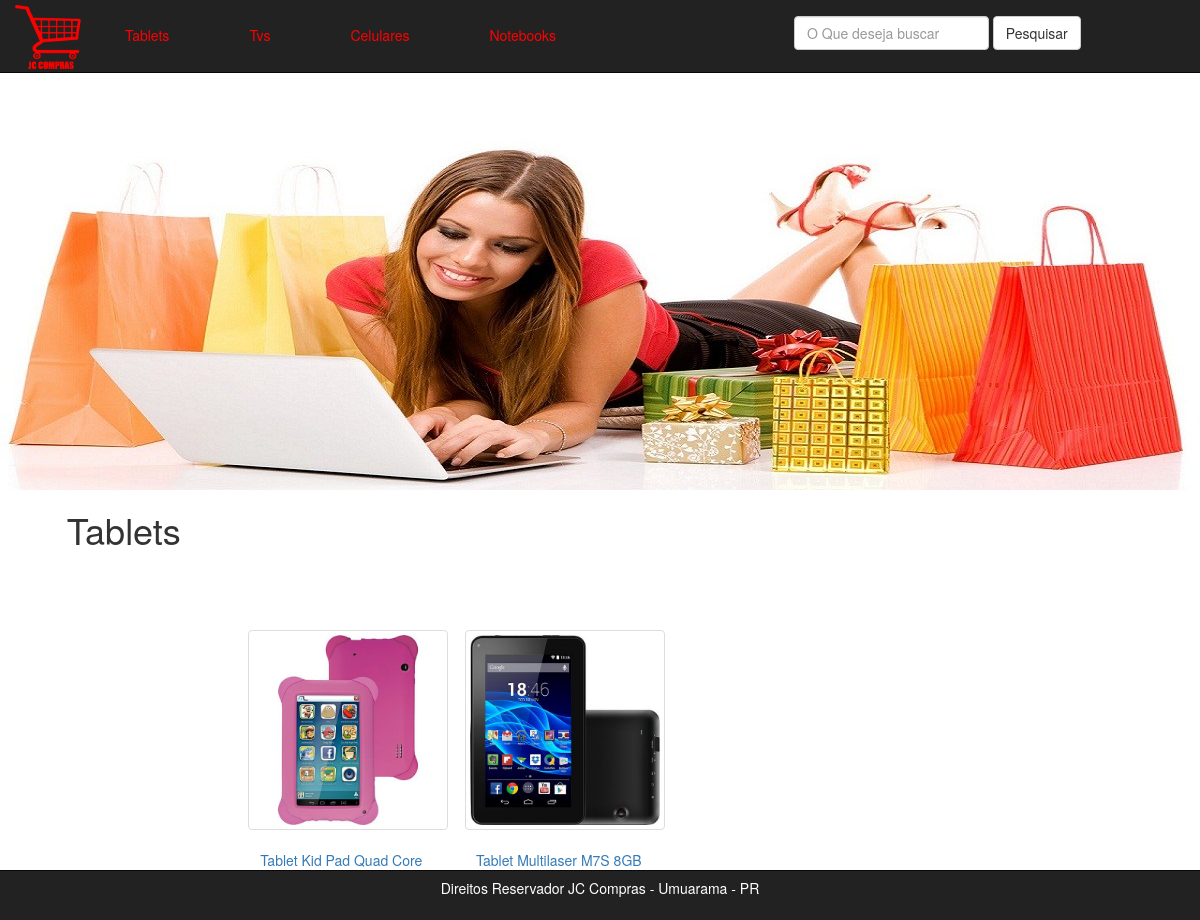
Page /index.php?pg=pagina&id=1 on the committed database.
### tables this page shows
CREATE TABLE `categoria` (
  `id` int(11) NOT NULL,
  `categoria` varchar(100) NOT NULL
);

CREATE TABLE `produto` (
  `id` int(11) NOT NULL,
  `nome` varchar(200) NOT NULL,
  `categoria_id` int(11) NOT NULL,
  `descricao` text NOT NULL,
  `foto` varchar(100) NOT NULL
);

### index.php (the view, shortened to what this page needs)
<!DOCTYPE html>
<html lang="pt-br">
  <head>
    <link href="css/bootstrap.min.css" rel="stylesheet">
    <link rel="stylesheet" type="text/css" href="css/estilo.css">
  </head>
  <body>
    <?php
      include "conecta.php";
    ?>
    <div class="navbar-wrapper">
        <div class="navbar navbar-inverse navbar-fixed-top ">
          <div class="">
                <div class="navbar-header">
                      <a class="navbar-brand" href="index.php">
                        <img class="brand" src="imagens/logo1.png" alt="Carrinho de Compras" title="Carrinho de Compras">
                      </a>
                </div>
                <?php
                  $options="";
                  $sql = "SELECT * FROM categoria";
                  $resultado = mysqli_query($con, $sql);
                  while($dados = mysqli_fetch_array($resultado)){
                    $id = $dados["id"];
                    $categoria = $dados["categoria"];
                    $options .="<li id='li1'><a href='index.php?pg=pagina&id=$id'>$categoria</a></li>";
                  }
                ?>
                <div class='navbar-collapse collapse' id='navbar'>
                  <ul class='nav navbar-nav'>
                    <?=$options;?>
                   </ul>
                </div>
              <div class="row">
                <div class="navbar-form navbar-left">
                  <div class="form-group">
                    <input type="text" name="busca" placeholder="O Que deseja buscar" class="form-control" style= "margin-top: 0.6em; margin-left: 12em;">
                  </div>
                  <button type="submit" class="btn btn-default" style="margin-top: 0.6em;">Pesquisar</button>
                </div>
              </div>
          </div>
        </div>
    </div>
  <div id="banner" class="cycle-slideshow margem" data-cycle-slides="> img">
        <img src='imagens/b1.jpg' class='img' title='Banner1' alt='Banner1'>
  </div>
  <div class="col-md-9 col-sm-9">
        <?php
          $pg = "home";
          $pg = strtolower($pg);
          if (isset($_GET["pg"])){
            $pg = trim($_GET["pg"]);
          }
          $pg = "$pg.php";
          if (file_exists($pg)){
            include $pg;
          }else {
            echo "<h3>Página Não Encontrada !</h3>";
          }
        ?>
      </div>
  <div class="footer">
    <div class="navbar navbar-inverse navbar-fixed-bottom ">
      <h5 style="color: white; text-align: center">Direitos Reservador JC Compras -  Umuarama - PR</h5>
    </div>
   </div>
  </body>
</html>

### pagina.php
<?php
	$id = 0;
	if(isset($_GET["id"])){
		$id = trim($_GET["id"]);
	}
	$sql = "SELECT categoria FROM categoria WHERE id = ".(int)$id;
	$resultado = mysqli_query($con, $sql);
	$dados = mysqli_fetch_array($resultado);
	$pagina = $dados["categoria"];
	$sql = "SELECT * FROM produto WHERE categoria_id = ".(int)$id;
	$resultado = mysqli_query($con, $sql);
	echo "<div class='col-md-3 text-center'>
			<h1>$pagina</h1>
		</div>";
	while ($dados = mysqli_fetch_array($resultado)){
		$id = $dados["id"];
		$nome = $dados["nome"];
		$foto = $dados["foto"];
		echo "<div class='col-md-3 text-center'>
				<div class='margem'>
				 		<a href='index.php?pg=detalhes&id=$id'>
				 			<img class='thumbnail imagem' src='imagens/$foto' >
				 			<p>$nome</p>
				 		</a>
			 	</div>
			 </div>	";
	}
?>

### css/estilo.css (style rules this page uses)
.navbar-brand { height: 4em; }
.navbar-brand img { width: 70px; margin-top: -10px; }
#navbar ul li a { color : red; padding: 25px; margin-right: 30px; }
#navbar { float: left; }
.cycle-slideshow, .cycle-slide, .img { width:100%; }
.margem { margin-top: 10em; }
.imagem { height: 200px; }
.footer { color: white; margin-top: auto; }

### rows in the picture
categoria: categoria "Tablets"
categoria: categoria "Tvs"
categoria: categoria "Celulares"
categoria: categoria "Notebooks"
produto: foto (picture), nome "Tablet Kid Pad Quad Core…"
produto: foto (picture), nome "Tablet Multilaser M7S 8GB…"
